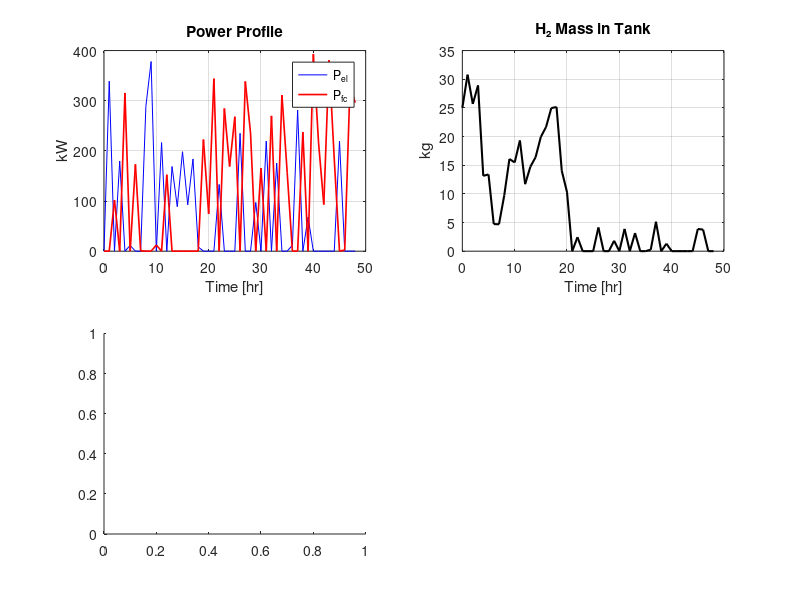

Recreate this plot in MATLAB. (Note: this script raises an error after producing the figure.)
%  3rd level HESS Model 3
% Author: Aly Khedr 
% Description: 

clear; clc; close all;

%% ------------------ Input Parameters ------------------
dt = 1;                      % Time step [hr]
T = 48;                     % Total simulation time [hr]
time = 0:dt:T;

% Universal Constants
F = 96485;                  % Faraday constant [C/mol]
R = 8.314;                  % Gas constant [J/mol/K]
T_el = 350;                 % Electrolyzer temperature [K]
T_tank = 300;               % Tank temperature [K]
LHV_H2 = 33.33;             % Lower heating value [kWh/kg]
M_H2 = 0.002016;            % Hydrogen molar mass [kg/mol]

% Electrolyzer Parameters
V_el_r = 1.23;              % Reversible voltage [V]
Omega_el = 0.2;             % Ohmic resistance [Ohm·cm^2]
sigma_p = 0.5; sigma_n = 0.5;
ip = 1e-4; in_ = 1e-3;       % Exchange current densities [A/cm^2]
A_el = 1000;                % Active area [cm^2]
N_el = 400;                 % Number of cells
L = 0.0178;                 % Membrane thickness [cm]

% Permeability
epsilon_H2f = 2e-10;
epsilon_O2f = 1e-10;
epsilon_H2p = 1e-10;
xi_H2 = 0.01; xi_O2 = 0.01;
P_H2 = 5; P_O2 = 5;          % [bar]

% Fuel Cell Parameters
eta_FC = 0.60;

% Compressor Parameters
Cp_H2 = 14.3; eta_C = 0.75; T_C = 300; gamma = 1.4;
P_inlet = 10e5; P_outlet = 70e5;

% Tank Parameters
V_tank = 12;                % [m^3]

%% ------------------ Initialization ------------------
n_H2 = zeros(1, length(time));
P_el = zeros(1, length(time));
P_fc = zeros(1, length(time));
m_dot_el = zeros(1, length(time));
m_dot_fc = zeros(1, length(time));
P_tank = zeros(1, length(time));
P_C = zeros(1, length(time));
i_sol = zeros(1, length(time));
V_cell = zeros(1, length(time));
eta_tf = zeros(1, length(time));

n_H2(1) = 25 / M_H2;  % initial H2 [mol]

%% ------------------ Power Profile ------------------
max_power = 400;
rng(1);
for t = 2:length(time)
    if rand < 0.5
        P_el(t) = rand * max_power;
    else
        P_fc(t) = rand * max_power;
    end
end

%% ------------------ Simulation Loop ------------------
fprintf('%5s %10s %10s %15s %15s %15s\n', 'Time', 'P_el', 'P_fc', 'H2 Mass [kg]', 'P_C [kW]', 'P_tank [bar]');

for t = 2:length(time)
    Pel_t = P_el(t);
    Pfc_t = P_fc(t);

    %% Electrolyzer
    if Pel_t > 0
        % Solve for current density using fzero
        fun = @(i) N_el * i * A_el / 1000 * ...
            (V_el_r + (R*T_el/(2*F))*log(P_H2*sqrt(P_O2)) + Omega_el*i + ...
            (R*T_el)/(sigma_p*F)*asinh(i/(2*ip)) + (R*T_el)/(sigma_n*F)*asinh(i/(2*in_))) - Pel_t;
        i_guess = fzero(fun, [0.01 2]);
        i_sol(t) = i_guess;

        % Voltage
        V_cell(t) = V_el_r + (R*T_el/(2*F))*log(P_H2*sqrt(P_O2)) + Omega_el*i_guess + ...
                    (R*T_el)/(sigma_p*F)*asinh(i_guess/(2*ip)) + ...
                    (R*T_el)/(sigma_n*F)*asinh(i_guess/(2*in_));

        % Pressures
        pi_H2n = P_H2 + xi_H2 * (1 + epsilon_H2p / epsilon_H2f) * i_guess;
        pi_O2p = P_O2 + xi_O2 * i_guess;

        % Faraday Efficiency
        eta = 1 - (2 * F * epsilon_H2f * pi_H2n * L + ...
                  4 * F * epsilon_O2f * pi_O2p * L + ...
                  2 * F * epsilon_H2p * pi_H2n * pi_O2p * L);
        eta_tf(t) = max(min(eta, 1), 0);

        % Hydrogen Production
        m_dot_el(t) = N_el * eta_tf(t) * i_guess * A_el / (2*F) * M_H2 * 3600;
    end

    %% Fuel Cell
    if Pfc_t > 0
        required_mass = Pfc_t / (eta_FC * LHV_H2);
        available_mass = n_H2(t-1) * M_H2;
        m_dot_fc(t) = min(required_mass, available_mass / dt);
    end

    %% Tank State
    n_dot_el = m_dot_el(t) / M_H2;
    n_dot_fc = m_dot_fc(t) / M_H2;
    n_H2(t) = n_H2(t-1) + (n_dot_el - n_dot_fc) * dt;
    n_H2(t) = max(min(n_H2(t), 50 / M_H2), 0);
    P_tank(t) = (n_H2(t) * R * T_tank) / V_tank;

    %---- 4) Compressor Work ----%
   n_dot_el = m_dot_el(t) / M_H2 / 3600;  

    if n_dot_el > 0 && P_tank(t) < P_outlet
        PR = P_outlet / max(P_tank(t), P_inlet);
        P_C(t) = n_dot_el * Cp_H2 * T_C / eta_C * (PR^((gamma-1)/gamma) - 1);
    else
       P_C(t) = 0;
    end

    fprintf('%5d %10.2f %10.2f %15.4f %15.4f %15.2f\n', ...
        time(t), Pel_t, Pfc_t, n_H2(t)*M_H2, P_C(t)/1000, P_tank(t)/1e5);
end

%% ------------------ Post-Processing ------------------
mass_H2 = n_H2 * M_H2;
P_C_kW = P_C / 1000;
P_tank_bar = P_tank / 1e5;

%% ------------------ Visualization (Model 3, trimmed) ------------------
figure('Position',[100 100 800 600]);

% 1) Power Profile
subplot(2,2,1);
plot(time, P_el, 'b', time, P_fc, 'r', 'LineWidth',1.2);
title('Power Profile'); ylabel('kW'); xlabel('Time [hr]');
legend('P_{el}','P_{fc}'); grid on;

% 2) H2 Mass in Tank
subplot(2,2,2);
plot(time, mass_H2, 'k', 'LineWidth',1.5);
title('H₂ Mass in Tank'); ylabel('kg'); xlabel('Time [hr]');
grid on;

% 3) Compressor Power & Tank Pressure
subplot(2,2,3);
yyaxis left
plot(time, P_C_kW, 'm', 'LineWidth',1.5);
ylabel('Compressor Power [kW]');
yyaxis right
plot(time, P_tank_bar, 'g--', 'LineWidth',1.5);
ylabel('Tank Pressure [bar]');
xlabel('Time [hr]');
title('Compressor & Pressure');
legend('P_C','P_{tank}','Location','best');
grid on;

% 4) Current Density
subplot(2,2,4);
plot(time, i_sol, 'b', 'LineWidth',1.2);
title('Electrolyzer Current Density'); 
ylabel('A/cm^2'); xlabel('Time [hr]');
grid on;
